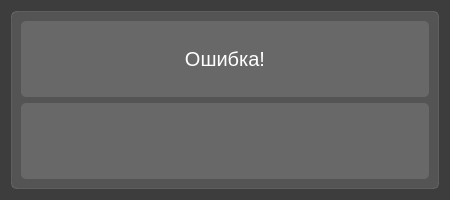
<?xml version="1.0" encoding="UTF-8"?>
<ui version="4.0">
 <class>Dialog</class>
 <widget class="QDialog" name="Dialog">
  <property name="geometry">
   <rect>
    <x>0</x>
    <y>0</y>
    <width>450</width>
    <height>200</height>
   </rect>
  </property>
  <property name="maximumSize">
   <size>
    <width>16777215</width>
    <height>1000004</height>
   </size>
  </property>
  <property name="windowTitle">
   <string>Dialog</string>
  </property>
  <property name="styleSheet">
   <string notr="true">background-color: rgb(61, 61, 61);</string>
  </property>
  <layout class="QVBoxLayout" name="verticalLayout_2">
   <item>
    <widget class="QFrame" name="frame">
     <property name="maximumSize">
      <size>
       <width>16777215</width>
       <height>1000</height>
      </size>
     </property>
     <property name="styleSheet">
      <string notr="true">background-color: rgba(255,255,255,30);
border: 1px solid rgba(255,255,255,30);
border-radius: 5px;</string>
     </property>
     <property name="frameShape">
      <enum>QFrame::StyledPanel</enum>
     </property>
     <property name="frameShadow">
      <enum>QFrame::Raised</enum>
     </property>
     <layout class="QVBoxLayout" name="verticalLayout">
      <item>
       <widget class="QLabel" name="label">
        <property name="maximumSize">
         <size>
          <width>16777215</width>
          <height>10000</height>
         </size>
        </property>
        <property name="font">
         <font>
          <pointsize>15</pointsize>
          <bold>false</bold>
         </font>
        </property>
        <property name="layoutDirection">
         <enum>Qt::LeftToRight</enum>
        </property>
        <property name="styleSheet">
         <string notr="true">color: white;
font-weigth bold;
font-size: 15pt;
backgroung-color: none;
border: none;</string>
        </property>
        <property name="text">
         <string>Ошибка!</string>
        </property>
        <property name="alignment">
         <set>Qt::AlignCenter</set>
        </property>
       </widget>
      </item>
      <item>
       <widget class="QLabel" name="label_2">
        <property name="styleSheet">
         <string notr="true">color: white;
font-weigth bold;
font-size: 15pt;
backgroung-color: none;
border: none;</string>
        </property>
        <property name="text">
         <string/>
        </property>
        <property name="alignment">
         <set>Qt::AlignCenter</set>
        </property>
       </widget>
      </item>
     </layout>
    </widget>
   </item>
  </layout>
 </widget>
 <resources/>
 <connections/>
</ui>
